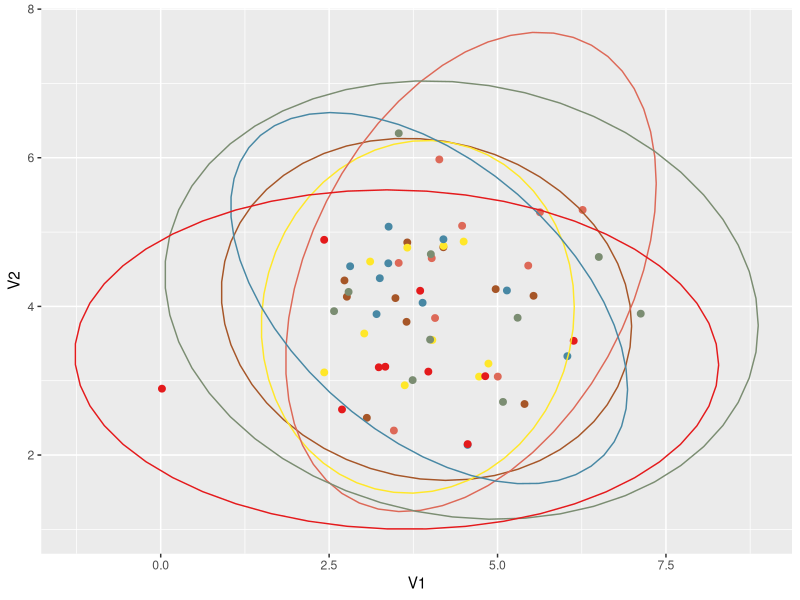

Write R code to recreate this figure.
# Data
n_groups <- 2
n_indiv_group <- 3
n_obs <- 10
n_indiv <- n_indiv_group * n_groups
group_mean <- sample(n_groups * 2, n_groups)
indiv_group <- data.frame(
  indiv_id = seq_len(n_indiv),
  group_id = sort(rep(seq_len(n_groups), n_indiv_group)),
  group_mean = c(t(replicate(
    n_indiv_group, group_mean
  )))
)
df <- data.frame()
for (i in seq_len(dim(indiv_group)[1])) {
  temp_df <-
    replicate(2, rnorm(n_obs, indiv_group[i, "group_mean"] * indiv_group[i, "group_id"]))
  df <- rbind(df,
              cbind(temp_df,
                    indiv_id = indiv_group[i, 1],
                    group_id = indiv_group[i, 2]))
}
# Plot
n_colors <- length(rownames(RColorBrewer::brewer.pal.info))
p <- list()
ggplot2::ggplot(df, ggplot2::aes(x = V1, y = V2)) +
  ggplot2::geom_point(ggplot2::aes(colour = indiv_id), size = 2) +
  ggplot2::scale_colour_distiller(palette = "Set1") +
  ggplot2::stat_ellipse(ggplot2::aes(
    x = V1,
    y = V2,
    color = indiv_id,
    group = indiv_id
  ),
  type = "norm") +
  ggplot2::theme(legend.position = 'none')

